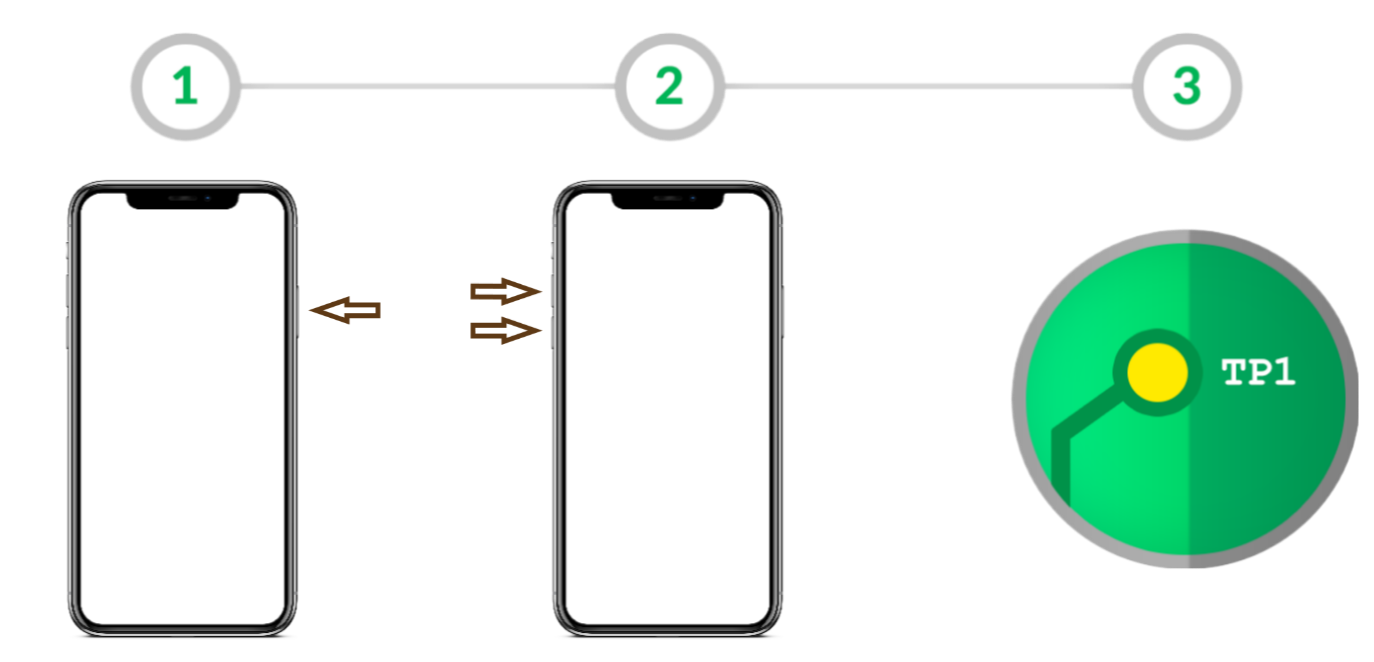
#> input picture src/modules/mtkclient/mtkclient/gui/images/initsteps.png, 1374 x 662 px, given in place of main_button.png, which was not available
$ python generate_buttons.py
#> lines starting #> are read from the running program, lines starting #| are printed output that depends on the picture
from PIL import Image, ImageDraw

def create_modern_button(filename, width, height, radius=12, bg_color="#1A1A1A", outline_color="#FF7A00"):
    # Create transparent image
    img = Image.new('RGBA', (width, height), (0,0,0,0))
    draw = ImageDraw.Draw(img)

    # Draw rounded rectangle
    draw.rounded_rectangle(
        [(0, 0), (width - 1, height - 1)],
        radius=radius,
        fill=bg_color,
        outline=outline_color,
        width=2
    )

    img.save(filename)
    print(f"Generated {filename} ({width}x{height})")

def main():
    base_dir = '/root/Everpal/src/cusrec/ramdisks/twrp_extracted/twres/images'

    # Read existing sizes
    for btn in ['main_button.png', 'main_button_half_height.png', 'main_button_half_height_full_width.png']:
        path = f"{base_dir}/{btn}"
        with Image.open(path) as img:
#> img is the input picture: PIL image 1374x662 RGBA; mean R, G, B, A 16, 31.2, 23.1, 46
            w, h = img.size
#> w = 1374; h = 662

        create_modern_button(path, w, h)
#> in create_modern_button, `img = Image.new('RGBA', (width, height), (0,0,0,0))`: img: PIL image 1374x662 RGBA; every value is 0
#> in create_modern_button, `img.save(filename)`:
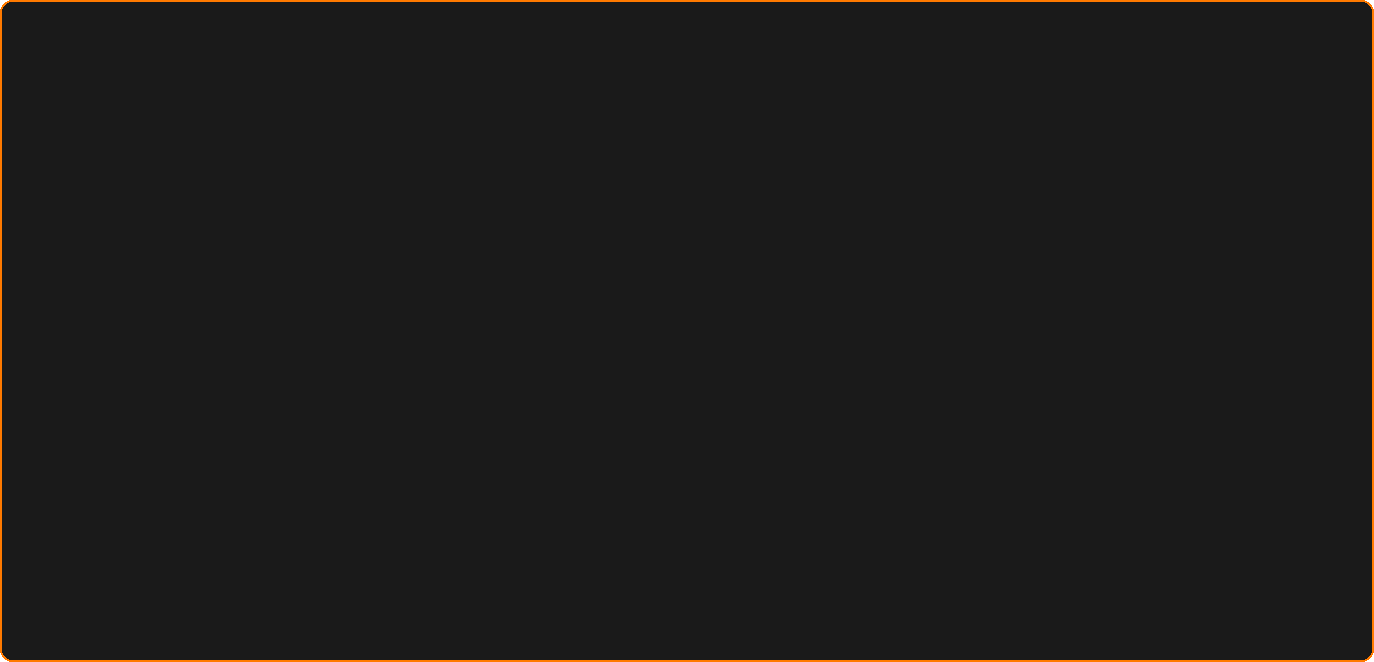
#> saved as main_button.png: PIL image 1374x662 RGBA; mean R, G, B, A 28, 26.8, 25.8, 255; transparent parts drawn white
#| Generated /root/Everpal/src/cusrec/ramdisks/twrp_extracted/twres/images/main_button.png (1374x662)
#> pass 2 of the loop in main, `for btn in ['main_button.png', 'main_button_half_height.png', 'main_bu..`:
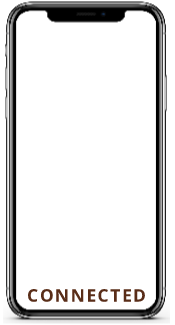
#> input picture src/modules/mtkclient/mtkclient/gui/images/phone_connected.png, 175 x 325 px, given in place of main_button_half_height.png, which was not available
#> in main, img is the input picture: PIL image 175x325 RGBA; mean R, G, B, A 14.6, 14, 13.7, 46.3
#> img: PIL image 175x325 RGBA; every value is 0
#> in create_modern_button (call 2), `img.save(filename)`:
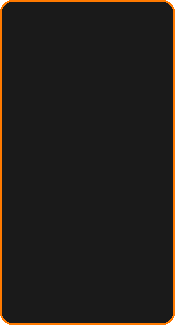
#> saved as main_button_half_height.png: PIL image 175x325 RGBA; mean R, G, B, A 33.7, 29.2, 25.1, 254.4; transparent parts drawn white
#| Generated /root/Everpal/src/cusrec/ramdisks/twrp_extracted/twres/images/main_button_half_height.png (175x325)

if __name__ == '__main__':
    main()
